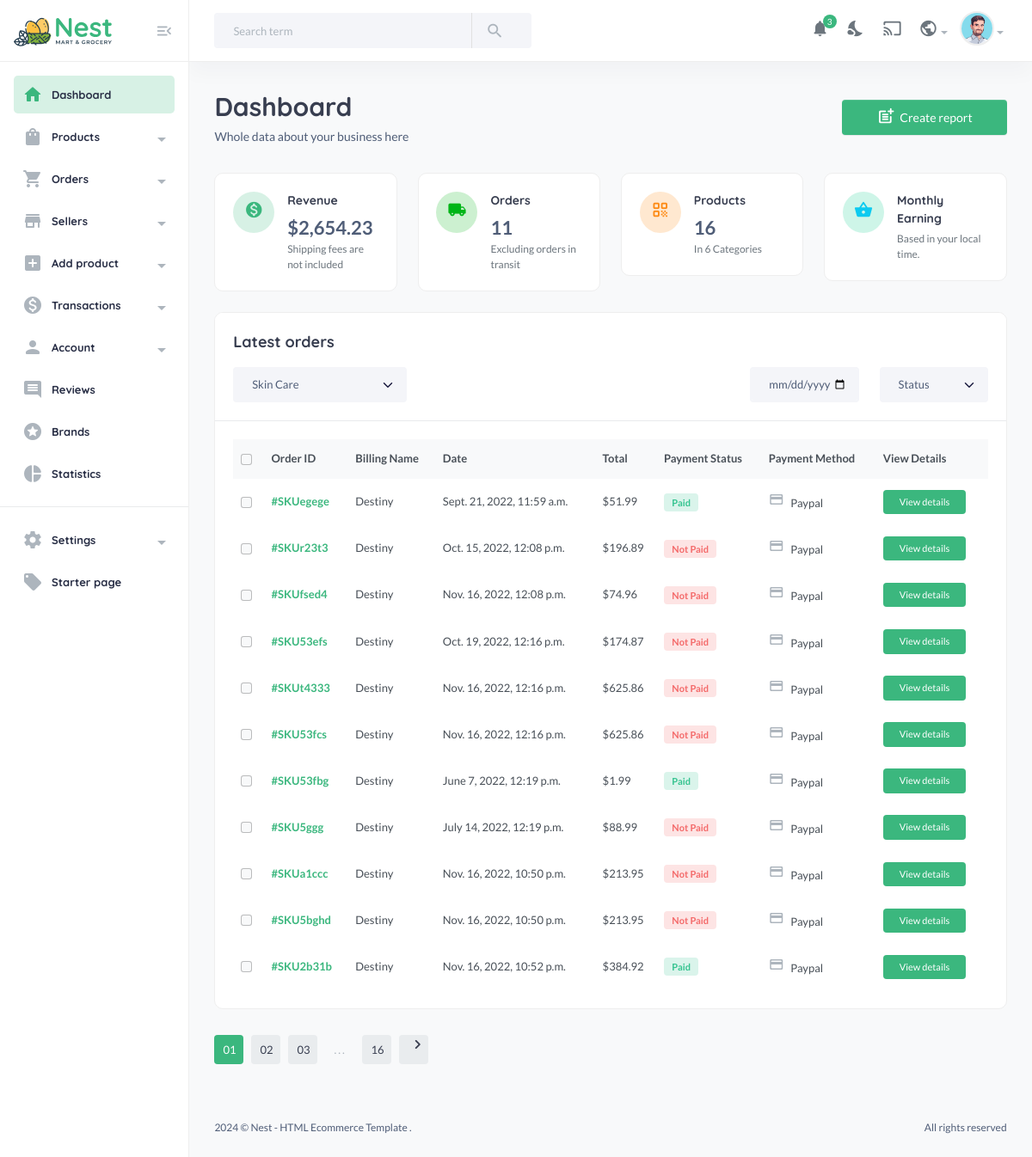
/useradmin/, run on the app's committed database.
### core/models.py (models this page shows)
class CartOrder(models.Model):
    user = models.ForeignKey(User, on_delete=models.CASCADE)
    price = models.DecimalField(
        max_digits=99999999999999, decimal_places=2, default="1.99")
    paid_status = models.BooleanField(default=False, null=True, blank=True)
    order_date = models.DateTimeField(auto_now_add=True, null=True, blank=True)
    product_status = models.CharField(
        choices=STATUS_CHOICE, max_length=30, default="processing")
    sku = ShortUUIDField(null=True, blank=True, length=5,
                         prefix="SKU", max_length=20, alphabet="abcdefgh12345")
    class Meta:
        verbose_name_plural = "Cart Order"

### userauths/models.py (models this page shows, shortened)
class User(AbstractUser):
    email = models.EmailField(unique=True)
    username = models.CharField(max_length=100)
    bio = models.CharField(max_length=100)
    USERNAME_FIELD = "email"
    REQUIRED_FIELDS = ['username']

### useradmin/views.py (the view)
# urls.py: path("", views.dashboard, name="dashboard"),
def dashboard(request):
    revenue = CartOrder.objects.aggregate(price=Sum("price"))
    total_orders_count = CartOrder.objects.all()
    all_products = Product.objects.all()
    all_categories = Category.objects.all()
    new_customers = User.objects.all().order_by("-id")[:6]
    latest_orders = CartOrder.objects.all()
    this_month = datetime.datetime.now().month
    monthly_revenue = CartOrder.objects.filter(order_date__month=this_month).aggregate(price=Sum("price"))
    context = {
        "monthly_revenue": monthly_revenue,
        "revenue": revenue,
        "all_products": all_products,
        "all_categories": all_categories,
        "new_customers": new_customers,
        "latest_orders": latest_orders,
        "total_orders_count": total_orders_count,
    }
    return render(request, "useradmin/dashboard.html", context)

### core/context_processor.py (called while the page is built)
def default(request):
    categories = Category.objects.all()
    vendors = Vendor.objects.all()
    min_max_price = Product.objects.aggregate(Min("price"), Max("price"))
    if request.user.is_authenticated:
        try:
            wishlist = wishlist_model.objects.filter(user=request.user)
        except:
            messages.warning(request, "You need to login before accessing your wishlist.")
            wishlist = 0
    else:
        wishlist = 0
    try:
        address = Address.objects.get(user=request.user)
    except:
        address = None
    return {
        'categories':categories,
        'wishlist':wishlist,
        'address':address,
        'vendors':vendors,
        'min_max_price':min_max_price,
    }

### templates/useradmin/dashboard.html (shortened to what this page needs)
{% extends 'useradmin/base.html' %}
{% load static %}
{% load humanize %}
{% block content %}
<section class="content-main">
    <div class="content-header">
        <div>
            <h2 class="content-title card-title">Dashboard</h2>
            <p>Whole data about your business here</p>
        </div>
        <div>
            <a href="#" class="btn btn-primary"><i class="text-muted material-icons md-post_add"></i>Create report</a>
        </div>
    </div>
    <div class="row">
        <div class="col-lg-3">
            <div class="card card-body mb-4">
                <article class="icontext">
                    <span class="icon icon-sm rounded-circle bg-primary-light"><i class="text-primary material-icons md-monetization_on"></i></span>
                    <div class="text">
                        <h6 class="mb-1 card-title">Revenue</h6>
                        <span>${{ revenue.price|floatformat:2|intcomma }}</span>
                        <span class="text-sm"> Shipping fees are not included </span>
                    </div>
                </article>
            </div>
        </div>
        <div class="col-lg-3">
            <div class="card card-body mb-4">
                <article class="icontext">
                    <span class="icon icon-sm rounded-circle bg-success-light"><i class="text-success material-icons md-local_shipping"></i></span>
                    <div class="text">
                        <h6 class="mb-1 card-title">Orders</h6>
                        <span>{{total_orders_count.count}}</span>
                        <span class="text-sm"> Excluding orders in transit </span>
                    </div>
                </article>
            </div>
        </div>
        <div class="col-lg-3">
            <div class="card card-body mb-4">
                <article class="icontext">
                    <span class="icon icon-sm rounded-circle bg-warning-light"><i class="text-warning material-icons md-qr_code"></i></span>
                    <div class="text">
                        <h6 class="mb-1 card-title">Products</h6>
                        <span>{{all_products.count}}</span>
                        <span class="text-sm"> In {{all_categories.count}} Categories </span>
                    </div>
                </article>
            </div>
        </div>
        <div class="col-lg-3">
            <div class="card card-body mb-4">
                <article class="icontext">
                    <span class="icon icon-sm rounded-circle bg-info-light"><i class="text-info material-icons md-shopping_basket"></i></span>
                    <div class="text">
                        <h6 class="mb-1 card-title">Monthly Earning</h6>
                        <span class="text-sm"> Based in your local time. </span>
                    </div>
                </article>
            </div>
        </div>
    </div>
    <div class="card mb-4">
        <header class="card-header">
            <h4 class="card-title">Latest orders</h4>
            <div class="row align-items-center">
                <div class="col-md-3 col-12 me-auto mb-md-0 mb-3">
                    <div class="custom_select">
                        <select class="form-select select-nice">
                            {% for c in all_categories %}
                            <option selected>{{c.title|title}}</option>
                            {% endfor %}
                            </select>
                    </div>
                </div>
                <div class="col-md-2 col-6">
                    <input type="date" value="02.05.2021" class="form-control" />
                </div>
                <div class="col-md-2 col-6">
                    <div class="custom_select">
                        <select class="form-select select-nice">
                                <option selected>Status</option>
                            </select>
                    </div>
                </div>
            </div>
        </header>
        <div class="card-body">
            <div class="table-responsive">
                <div class="table-responsive">
                    <table class="table align-middle table-nowrap mb-0">
                        <thead class="table-light">
                            <tr>
                                <th scope="col" class="text-center">
                                    <div class="form-check align-middle">
                                        <input class="form-check-input" type="checkbox" id="transactionCheck01" />
                                    </div>
                                </th>
                                <th class="align-middle" scope="col">Order ID</th>
                                <th class="align-middle" scope="col">Billing Name</th>
                                <th class="align-middle" scope="col">Date</th>
                                <th class="align-middle" scope="col">Total</th>
                                <th class="align-middle" scope="col">Payment Status</th>
                                <th class="align-middle" scope="col">Payment Method</th>
                                <th class="align-middle" scope="col">View Details</th>
                            </tr>
                        </thead>
                        <tbody>
                            {% for l in latest_orders %}
                            <tr>
                                <td class="text-center">
                                    <div class="form-check">
                                        <input class="form-check-input" type="checkbox" id="transactionCheck02" />
                                    </div>
                                </td>
                                <td><a href="#" class="fw-bold">#{{l.sku}}</a></td>
                                <td>{{l.user.username|title}}</td>
                                <td>{{l.order_date}}</td>
                                <td>${{l.price}}</td>
                                <td>
                                    {% if l.paid_status == True %}
                                    <span class="badge badge-pill badge-soft-success">Paid</span>
                                    {% else %}
                                    <span class="badge badge-pill badge-soft-danger">Not Paid</span>
                                    {% endif %}
                                </td>
                                <td><i class="material-icons md-payment font-xxl text-muted mr-5"></i> Paypal</td>
                                <td>
                                    <a href="#" class="btn btn-xs"> View details</a>
                                </td>
                            </tr>
                            {% endfor %}
                        </tbody>
                    </table>
                </div>
            </div>
        </div>
    </div>
    <div class="pagination-area mt-30 mb-50">
        <nav aria-label="Page navigation example">
            <ul class="pagination justify-content-start">
                <li class="page-item active"><a class="page-link" href="#">01</a></li>
                <li class="page-item"><a class="page-link" href="#">02</a></li>
                <li class="page-item"><a class="page-link" href="#">03</a></li>
                <li class="page-item"><a class="page-link dot" href="#">...</a></li>
                <li class="page-item"><a class="page-link" href="#">16</a></li>
                <li class="page-item">
                    <a class="page-link" href="#"><i class="material-icons md-chevron_right"></i></a>
                </li>
            </ul>
        </nav>
    </div>
</section>
{% endblock content %}

### data on the page
CartOrder: sku "SKUegege", user.username "Destiny", order_date "Sept. 21, 2022, 11:59 a.m.", price "51.99", paid_status "Paid"
CartOrder: sku "SKUr23t3", user.username "Destiny", order_date "Oct. 15, 2022, 12:08 p.m.", price "196.89", paid_status "Not Paid"
CartOrder: sku "SKUfsed4", user.username "Destiny", order_date "Nov. 16, 2022, 12:08 p.m.", price "74.96", paid_status "Not Paid"
CartOrder: sku "SKU53efs", user.username "Destiny", order_date "Oct. 19, 2022, 12:16 p.m.", price "174.87", paid_status "Not Paid"
CartOrder: sku "SKUt4333", user.username "Destiny", order_date "Nov. 16, 2022, 12:16 p.m.", price "625.86", paid_status "Not Paid"
CartOrder: sku "SKU53fcs", user.username "Destiny", order_date "Nov. 16, 2022, 12:16 p.m.", price "625.86", paid_status "Not Paid"
CartOrder: sku "SKU53fbg", user.username "Destiny", order_date "June 7, 2022, 12:19 p.m.", price "1.99", paid_status "Paid"
CartOrder: sku "SKU5ggg", user.username "Destiny", order_date "July 14, 2022, 12:19 p.m.", price "88.99", paid_status "Not Paid"
CartOrder: sku "SKUa1ccc", user.username "Destiny", order_date "Nov. 16, 2022, 10:50 p.m.", price "213.95", paid_status "Not Paid"
CartOrder: sku "SKU5bghd", user.username "Destiny", order_date "Nov. 16, 2022, 10:50 p.m.", price "213.95", paid_status "Not Paid"
CartOrder: sku "SKU2b31b", user.username "Destiny", order_date "Nov. 16, 2022, 10:52 p.m.", price "384.92", paid_status "Paid"

### other printed values
{{ revenue.price|floatformat:2|intcomma }} "2,654.23"
{{ total_orders_count.count }} "11"
{{ all_products.count }} "16"
{{ all_categories.count }} "6"
form field value "Skin Care"
